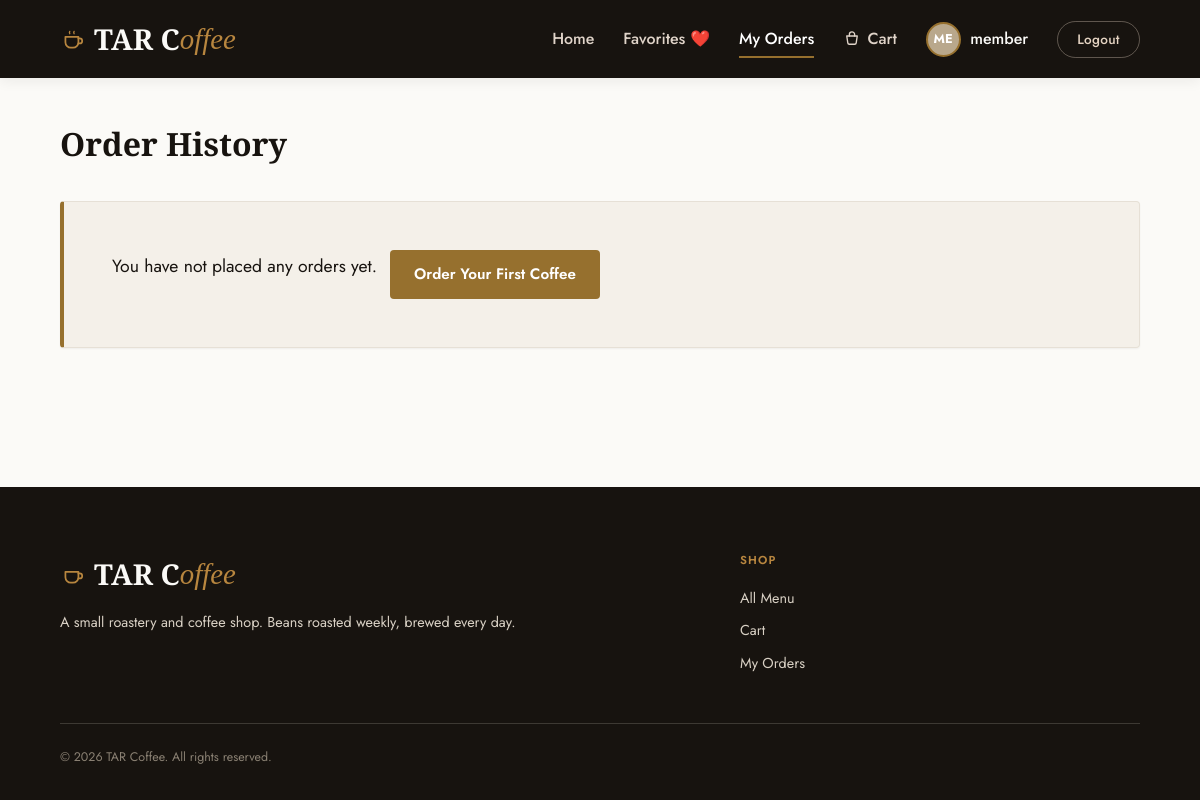
Before: /orders.php (signed in) with the older database file.
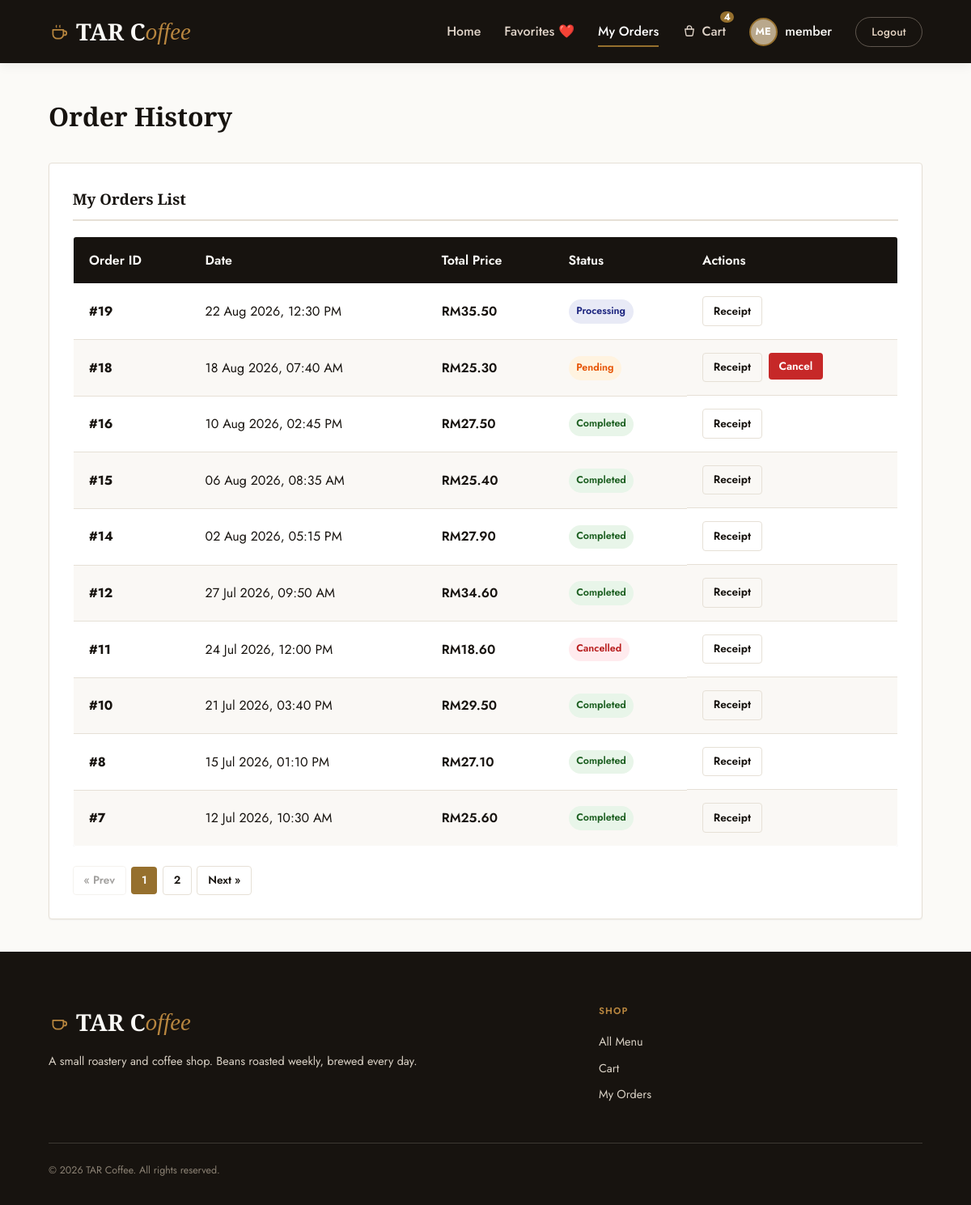
After: the same page with the newer database file.
### tables this page shows
CREATE TABLE `orders` (
  `id` INT AUTO_INCREMENT PRIMARY KEY,
  `user_id` INT DEFAULT NULL,
  `voucher_id` INT DEFAULT NULL,
  `customer_name` VARCHAR(100) NOT NULL,
  `customer_phone` VARCHAR(20) NOT NULL,
  `fulfillment_type` ENUM('pickup', 'delivery') NOT NULL DEFAULT 'delivery',
  `shipping_address` TEXT DEFAULT NULL, 
  `discount_amount` DECIMAL(10, 2) NOT NULL DEFAULT 0.00,
  `total_price` DECIMAL(10, 2) NOT NULL,
  `status` ENUM('Pending', 'Processing', 'Completed', 'Cancelled') DEFAULT 'Pending',
  `order_date` TIMESTAMP DEFAULT CURRENT_TIMESTAMP,
  FOREIGN KEY (`user_id`) REFERENCES `users` (`id`) ON DELETE SET NULL,
  FOREIGN KEY (`voucher_id`) REFERENCES `vouchers` (`id`) ON DELETE SET NULL,
  INDEX `idx_orders_status` (`status`),
  INDEX `idx_orders_fulfillment` (`fulfillment_type`), 
  INDEX `idx_orders_date` (`order_date`)
);

### includes/auth.php (called while the page is built, shortened)
<?php
function is_logged_in() {
    return isset($_SESSION['user_id']);
}
function is_admin() {
    return is_logged_in() && in_array($_SESSION['user_role'] ?? '', ['admin', 'super_admin'], true);
}
function is_member() {
    return is_logged_in() && isset($_SESSION['user_role']) && $_SESSION['user_role'] === 'member';
}
?>

### orders.php (the view, shortened to what the changed rows need)
<?php
require_once __DIR__ . '/includes/header.php';
$user_id = $_SESSION['user_id'];
$per_page = 10;
$pg = paginate_query($pdo, "SELECT COUNT(*) FROM orders WHERE user_id = ?", [$user_id], $per_page);
$stmt = $pdo->prepare("SELECT * FROM orders WHERE user_id = ? ORDER BY order_date DESC LIMIT " . (int) $pg['per_page'] . " OFFSET " . (int) $pg['offset']);
$stmt->execute([$user_id]);
$orders = $stmt->fetchAll();
$expand_order_id = isset($_GET['detail_id']) ? intval($_GET['detail_id']) : 0;
$expand_order = null;
?>
<h1 class="page-title">Order History</h1>
<?php if (empty($orders)): ?>
    <div class="alert alert-info" style="text-align: center; padding: 3rem;">
        <p style="font-size: 1.1rem; margin-bottom: 1rem;">You have not placed any orders yet.</p>
        <a href="index.php" class="btn btn-accent">Order Your First Coffee</a>
    </div>
<?php else: ?>
    <div class="list-detail-columns" style="grid-template-columns: <?= ($expand_order) ? '1.5fr 1fr' : '1fr' ?>;">
        <section class="admin-panel">
            <h3>My Orders List</h3>
            <div class="table-responsive">
                <table class="table">
                    <thead>
                        <tr>
                            <th>Order ID</th>
                            <th>Date</th>
                            <th>Total Price</th>
                            <th>Status</th>
                            <th>Actions</th>
                        </tr>
                    </thead>
                    <tbody>
                        <?php foreach ($orders as $ord): ?>
                            <tr class="<?= ($expand_order_id === $ord['id']) ? 'active-row' : '' ?>" style="<?= ($expand_order_id === $ord['id']) ? 'background-color: #FAF6F0;' : '' ?>">
                                <td><strong>#<?= $ord['id'] ?></strong></td>
                                <td><?= date('d M Y, h:i A', strtotime($ord['order_date'])) ?></td>
                                <td style="font-weight: 600; color: var(--primary-dark);">RM<?= number_format($ord['total_price'], 2) ?></td>
                                <td>
                                    <span class="badge badge-<?= strtolower($ord['status']) ?>">
                                        <?= htmlspecialchars($ord['status']) ?>
                                    </span>
                                </td>
                                <td style="display: flex; gap: 0.5rem;">
                                    <a href="orders.php?detail_id=<?= $ord['id'] ?>" class="btn btn-secondary btn-sm">Receipt</a>
                                    <?php if ($ord['status'] === 'Pending'): ?>
                                        <form action="orders.php" method="POST" style="margin: 0;">
                                            <button type="submit" class="btn btn-danger btn-sm confirm-action" data-confirm-message="Are you sure you want to cancel order #<?= $ord['id'] ?>? Stock will be restored and payment refunded.">Cancel</button>
                                        </form>
                                    <?php endif; ?>
                                </td>
                            </tr>
                        <?php endforeach; ?>
                    </tbody>
                </table>
            </div>
            <?= render_pagination($pg, 'orders.php', []) ?>
        </section>
    </div>
<?php endif; ?>
<?php
require_once __DIR__ . '/includes/footer.php';
?>

### includes/header.php (shortened to what the changed rows need)
<?php
$is_admin_dir = (strpos($_SERVER['SCRIPT_NAME'], '/admin/') !== false);
$base_path = $is_admin_dir ? '../' : './';
$current_page = basename($_SERVER['SCRIPT_NAME']);
function nav_active(string $page, bool $in_admin_dir, string $current_page, bool $is_admin_dir): string {
    return ($in_admin_dir === $is_admin_dir && $current_page === $page) ? ' active' : '';
}
$has_hero = ($current_page === 'index.php' && !$is_admin_dir);
require_once __DIR__ . '/db.php';
require_once __DIR__ . '/auth.php';
require_once __DIR__ . '/html_helpers.php';
$cart_count = 0;
if (is_logged_in() && is_member() && isset($pdo)) {
    $stmt = $pdo->prepare("SELECT SUM(quantity) as total_qty FROM cart WHERE user_id = ?");
    $stmt->execute([$_SESSION['user_id']]);
    $cart_result = $stmt->fetch();
    $cart_count = intval($cart_result['total_qty'] ?? 0);
}
?>
<!DOCTYPE html>
<html lang="en">
<head>
    <link rel="stylesheet" href="<?= $base_path ?>assets/css/style.css?v=<?= @filemtime(__DIR__ . '/../assets/css/style.css') ?>">
</head>
<body>
<header id="site-header" class="<?= $has_hero ? 'nav-transparent' : '' ?>">
    <div class="nav-container">
        <nav>
            <ul class="nav-menu">
                <?php if (is_admin()): ?>
                    <li class="nav-item"><a href="<?= $base_path ?>admin/index.php" class="<?= trim(nav_active('index.php', true, $current_page, $is_admin_dir)) ?>">Dashboard</a></li>
                    <li class="nav-item"><a href="<?= $base_path ?>admin/categories.php" class="<?= trim(nav_active('categories.php', true, $current_page, $is_admin_dir)) ?>">Categories</a></li>
                    <li class="nav-item"><a href="<?= $base_path ?>admin/products.php" class="<?= trim(nav_active('products.php', true, $current_page, $is_admin_dir)) ?>">Products</a></li>
                    <li class="nav-item"><a href="<?= $base_path ?>admin/option_templates.php" class="<?= trim(nav_active('option_templates.php', true, $current_page, $is_admin_dir)) ?>">Option Templates</a></li>
                    <li class="nav-item"><a href="<?= $base_path ?>admin/vouchers.php" class="<?= trim(nav_active('vouchers.php', true, $current_page, $is_admin_dir)) ?>">Vouchers</a></li>
                    <li class="nav-item"><a href="<?= $base_path ?>admin/users.php" class="<?= trim(nav_active('users.php', true, $current_page, $is_admin_dir)) ?>">Users</a></li>
                    <li class="nav-item"><a href="<?= $base_path ?>admin/orders.php" class="<?= trim(nav_active('orders.php', true, $current_page, $is_admin_dir)) ?>">Orders</a></li>
                    <li class="nav-item"><a href="<?= $base_path ?>admin/reports.php" class="<?= trim(nav_active('reports.php', true, $current_page, $is_admin_dir)) ?>">Reports</a></li>
                <?php elseif (is_member()): ?>
                    <li class="nav-item">
                        <a href="<?= $base_path ?>cart.php" class="cart-link<?= nav_active('cart.php', false, $current_page, $is_admin_dir) ?>">
                            <svg viewBox="0 0 24 24" fill="none" stroke="currentColor" stroke-width="1.8" stroke-linecap="round" stroke-linejoin="round"><path d="M5 8h14l-1.4 9.2a2 2 0 0 1-2 1.8H8.4a2 2 0 0 1-2-1.8L5 8z"/><path d="M8.5 8V6a3.5 3.5 0 0 1 7 0v2"/></svg>
                            Cart
                            <?php if ($cart_count > 0): ?>
                                <span class="cart-count"><?= $cart_count ?></span>
                            <?php endif; ?>
                        </a>
                    </li>
                <?php endif; ?>
            </ul>
        </nav>
    </div>
</header>
<main>

### includes/html_helpers.php (shortened to what the changed rows need)
<?php
function paginate_current_page() {
    $page = filter_input(INPUT_GET, 'page', FILTER_VALIDATE_INT);
    if ($page === false || $page === null || $page < 1) {
        return 1;
    }
    return $page;
}
function paginate_query($pdo, $count_sql, $params, $per_page) {
    $stmt = $pdo->prepare($count_sql);
    $stmt->execute($params);
    $total_rows = (int) $stmt->fetchColumn();
    $total_pages = max(1, (int) ceil($total_rows / $per_page));
    $page = min(paginate_current_page(), $total_pages);
    $offset = ($page - 1) * $per_page;
    return [
        'page' => $page,
        'per_page' => $per_page,
        'offset' => $offset,
        'total_rows' => $total_rows,
        'total_pages' => $total_pages,
    ];
}
function render_pagination($pg, $base_url, $query_params = []) {
    $page = $pg['page'];
    $total = $pg['total_pages'];
    $link = function ($p) use ($base_url, $query_params) {
        $qp = $query_params;
        $qp['page'] = $p;
        return htmlspecialchars($base_url . '?' . http_build_query($qp));
    };
    $html = '<nav class="pagination" aria-label="Pagination">';
    $html .= $page > 1
        ? '<a href="' . $link($page - 1) . '" class="btn btn-secondary btn-sm">&laquo; Prev</a>'
        : '<span class="btn btn-secondary btn-sm disabled">&laquo; Prev</span>';
    $window = 2;
    $start = max(1, $page - $window);
    $end = min($total, $page + $window);
    for ($p = $start; $p <= $end; $p++) {
        $cls = $p === $page ? 'btn btn-sm btn-accent' : 'btn btn-sm btn-secondary';
        $html .= '<a href="' . $link($p) . '" class="' . $cls . '">' . $p . '</a>';
    }
    $html .= $page < $total
        ? '<a href="' . $link($page + 1) . '" class="btn btn-secondary btn-sm">Next &raquo;</a>'
        : '<span class="btn btn-secondary btn-sm disabled">Next &raquo;</span>';
    $html .= '</nav>';
    return $html;
}
?>

Changed rows visible on the page:
added orders: id "19", order_date "22 Aug 2026, 12:30 PM", total_price "35.50", status "Processing"
added orders: id "18", order_date "18 Aug 2026, 07:40 AM", total_price "25.30", status "Pending"
added orders: id "16", order_date "10 Aug 2026, 02:45 PM", total_price "27.50", status "Completed"
added orders: id "15", order_date "06 Aug 2026, 08:35 AM", total_price "25.40", status "Completed"
added orders: id "14", order_date "02 Aug 2026, 05:15 PM", total_price "27.90", status "Completed"
added orders: id "12", order_date "27 Jul 2026, 09:50 AM", total_price "34.60", status "Completed"
added orders: id "11", order_date "24 Jul 2026, 12:00 PM", total_price "18.60", status "Cancelled"
added orders: id "10", order_date "21 Jul 2026, 03:40 PM", total_price "29.50", status "Completed"
added orders: id "8", order_date "15 Jul 2026, 01:10 PM", total_price "27.10", status "Completed"
added orders: id "7", order_date "12 Jul 2026, 10:30 AM", total_price "25.60", status "Completed"
Other visible differences:
$cart_count: (not shown) → "4"
text no longer shown: "You have not placed any orders yet. Order Your First Coffee"
text now shown: "My Orders List Order ID Date Total Price Status Actions « Prev Next »"
new list line: "2"
